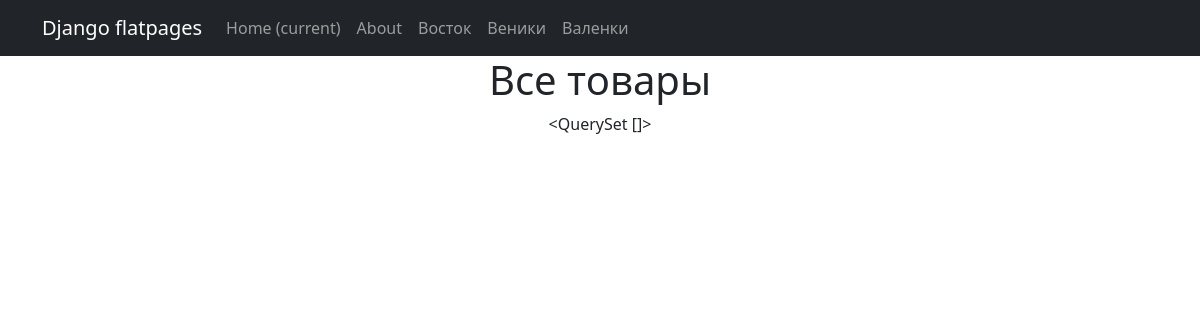
/products/, run on an earlier commit of the app's database.
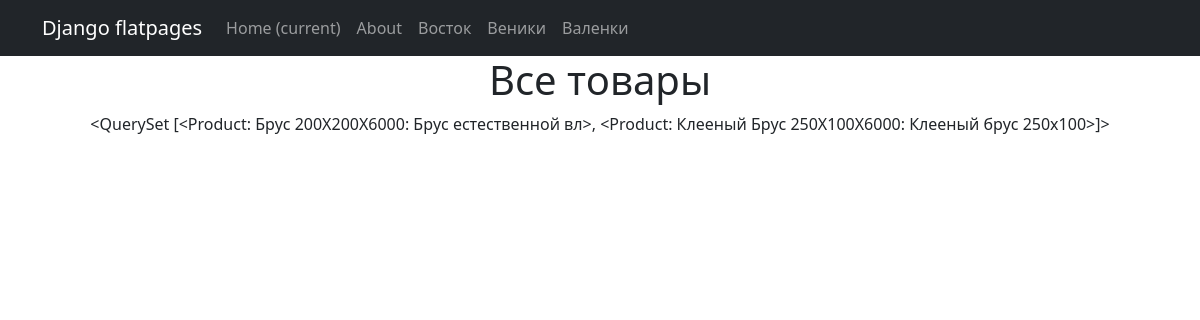
And on a later commit of the database.
### simpleapp/models.py (models this page shows)
class Product(models.Model):
    name = models.CharField(
        max_length=50,
        unique=True, # названия товаров не должны повторяться
    )
    description = models.TextField()
    quantity = models.IntegerField(
        validators=[MinValueValidator(0)],
    )
    category = models.ForeignKey(
        to='Category',
        on_delete=models.CASCADE,
        related_name='products', # все продукты в категории будут доступны через поле products
    )
    price = models.FloatField(
        validators=[MinValueValidator(0.0)],
    )
    def __str__(self):
        return f'{self.name.title()}: {self.description[:20]}'

### simpleapp/views.py (the view)
# urls.py: path('', ProductsList.as_view()),
class ProductsList(ListView):
    model = Product
    ordering = 'name'
    template_name = 'simpleapp/products.html'
    context_object_name = 'products'

### templates/simpleapp/products.html (shortened to what this page needs)
{% extends 'flatpages/default.html' %}
{% block content %}
<h1>Все товары</h1>
{{ products }}
{% endblock content %}

### templates/flatpages/default.html (shortened to what this page needs)
<!DOCTYPE html>
<html lang="en">
    <head>
        {% load static %}
        <link href="{% static 'flatpages/css/styles.css' %}" rel="stylesheet" />
    </head>
    <body>
        <nav class="navbar navbar-expand-lg navbar-dark bg-dark static-top">
           <div class="container">
               <a class="navbar-brand" href="#">Django flatpages</a>
               <div class="collapse navbar-collapse" id="navbarResponsive">
                   <ul class="navbar-nav ml-auto">
                       <li class="nav-item active">
                           <a class="nav-link" href="#">Home
                               <span class="sr-only">(current)</span>
                           </a>
                       </li>
                       <li class="nav-item">
                           <a class="nav-link" href="/about/">About</a>
                       </li>
                       <li class="nav-item">
                           <a class="nav-link" href="/pages/vostok/">Восток</a>
                       </li>
                       <li>
                           <a class="nav-link" href="/pages/veniki/">Веники</a>
                       </li>
                       <li>
                           <a class="nav-link" href="/pages/valenki/">Валенки</a>
                       </li>
                   </ul>
               </div>
           </div>
        </nav>
        <div class="container">
            <div class="row">
                <div class="col-lg-12 text-center">
                   {% block content %}{% endblock content %}
                </div>
            </div>
        </div>
    </body>
</html>

What changed in the data, as far as the page shows it:
added Product: name+description "<QuerySet [<Product: Брус 200X200X6000: Брус естественной вл>, <Product: Клееный Брус 250X100X6000: Клееный брус 250x100>]>"
Also different on the page:
{{ products }}: "<QuerySet []>" → (not shown)
